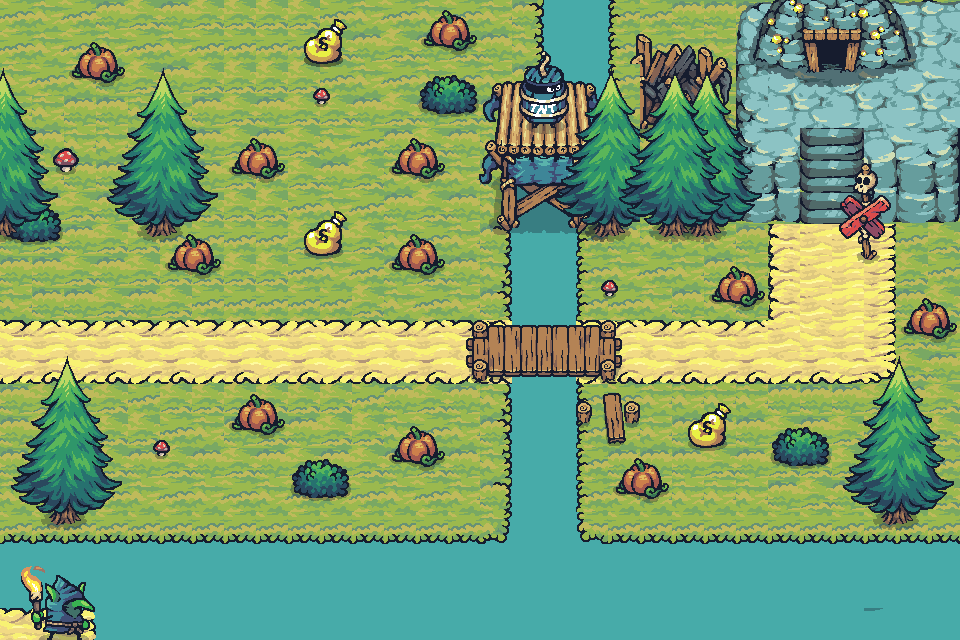

A 2D game scene composited from a Tiled map and its tileset images. What follows is a short description and the map's XML, with each tile layer's data collapsed to a summary:
An orthogonal 30x20 tile map with 32x32 px tiles, 7 tile layers (water, grass, onemore, bridge, ...), 18 tilesets and 51 objects (Start, end, speed).

<map version="1.0" orientation="orthogonal" renderorder="right-down" width="30" height="20" tilewidth="32" tileheight="32" nextobjectid="109">
 <tileset firstgid="1" name="Tilemap_Flat" tilewidth="32" tileheight="32" tilecount="160">
  <image source="Tiny Swords/Tiny Swords (Update 010)/Terrain/Ground/Tilemap_Flat.png" width="640" height="256" />
  <tile id="20">
   <objectgroup draworder="index">
    <object id="0" x="7" y="0">
     <polygon points="0,0 0.333333,30.3333 22.6667,30.6667 24.6667,0.666667" />
    </object>
   </objectgroup>
  </tile>
  <tile id="25">
   <objectgroup draworder="index">
    <object id="0" x="23" y="-0.666667">
     <polygon points="0,0 -1,31.3333 -24,33 -22.6667,1.33333" />
    </object>
   </objectgroup>
  </tile>
  <tile id="27">
   <objectgroup draworder="index">
    <object id="0" x="0.333333" y="0.333333">
     <polygon points="0,0 26.6667,0.333333 26.3333,31 -0.666667,31.3333" />
    </object>
   </objectgroup>
  </tile>
  <tile id="45">
   <objectgroup draworder="index">
    <object id="0" x="22.3333" y="1">
     <polygon points="0,0 -0.666667,29 -21.3333,29.3333 -22.6667,0" />
    </object>
   </objectgroup>
  </tile>
  <tile id="47">
   <objectgroup draworder="index">
    <object id="0" x="26.3333" y="-1">
     <polygon points="0,0 -0.333333,31.3333 -27,32 -28,1.66667" />
    </object>
   </objectgroup>
  </tile>
  <tile id="65">
   <objectgroup draworder="index">
    <object id="0" x="23.6667" y="1.33333">
     <polygon points="0,0 -1,29.3333 -23,31 -24,-1.66667" />
    </object>
   </objectgroup>
  </tile>
  <tile id="67">
   <objectgroup draworder="index">
    <object id="0" x="23.3333" y="0.666667">
     <polygon points="0,0 2.33333,30.3333 -25.6667,32 -24,-1" />
    </object>
   </objectgroup>
  </tile>
  <tile id="85">
   <objectgroup draworder="index">
    <object id="0" x="23.3333" y="0.333333">
     <polygon points="0,0 -0.333333,30.3333 -24,30.3333 -23,2" />
    </object>
   </objectgroup>
  </tile>
  <tile id="87">
   <objectgroup draworder="index">
    <object id="0" x="25.3333" y="-0.666667">
     <polygon points="0,0 0.666667,30.3333 -25.3333,32.3333 -25.3333,0.666667" />
    </object>
   </objectgroup>
  </tile>
  <tile id="104">
   <objectgroup draworder="index">
    <object id="0" x="30" y="21.6667">
     <polygon points="0,0 -29.6667,0 -29.6667,-21 0,-22" />
    </object>
   </objectgroup>
  </tile>
  <tile id="105">
   <objectgroup draworder="index">
    <object id="0" x="22.6667" y="0.666667">
     <polygon points="0,0 -1,15.3333 -23.3333,18 -21.3333,-1" />
    </object>
   </objectgroup>
  </tile>
  <tile id="107">
   <objectgroup draworder="index">
    <object id="0" x="24" y="0.666667">
     <polygon points="0,0 -0.666667,20 -24.6667,21.3333 -25,-0.333333" />
    </object>
   </objectgroup>
  </tile>
 </tileset>
 <tileset firstgid="161" name="Tilemap_Elevation" tilewidth="32" tileheight="32" tilecount="128">
  <image source="Tiny Swords/Tiny Swords (Update 010)/Terrain/Ground/Tilemap_Elevation.png" width="256" height="512" />
  <tile id="0">
   <objectgroup draworder="index">
    <object id="0" x="6" y="29.3333">
     <polygon points="0,0 7,-13.6667 16,-20.3333 24.3333,-24 24.3333,0.333333" />
    </object>
   </objectgroup>
   <animation>
    <frame tileid="17" duration="100" />
   </animation>
  </tile>
  <tile id="1">
   <objectgroup draworder="index">
    <object id="0" x="1" y="6.66667">
     <polygon points="0,0 27.6667,-0.666667 28.6667,24 -0.666667,24.3333" />
    </object>
   </objectgroup>
  </tile>
  <tile id="2">
   <objectgroup draworder="index">
    <object id="0" x="2" y="3.66667">
     <polygon points="0,0 -0.666667,27.3333 27.6667,26.3333 27.6667,2.33333" />
    </object>
   </objectgroup>
  </tile>
  <tile id="8">
   <objectgroup draworder="index">
    <object id="0" x="3.66667" y="1.33333">
     <polygon points="0,0 -1.33333,27.6667 25.6667,28 27,2" />
    </object>
   </objectgroup>
  </tile>
  <tile id="24">
   <objectgroup draworder="index">
    <object id="0" x="2.66667" y="2">
     <polygon points="0,0 0.333333,26 27.3333,27.6667 28,-2.33333" />
    </object>
   </objectgroup>
  </tile>
  <tile id="32">
   <objectgroup draworder="index">
    <object id="0" x="2.33333" y="1">
     <polygon points="0,0 -0.333333,28.6667 27.3333,30 26.3333,0.666667" />
    </object>
   </objectgroup>
  </tile>
  <tile id="40">
   <objectgroup draworder="index">
    <object id="0" x="5" y="-0.333333">
     <polygon points="0,0 0.666667,29.6667 25.3333,32 26.3333,1.33333" />
    </object>
   </objectgroup>
  </tile>
  <tile id="77">
   <objectgroup draworder="index">
    <object id="0" x="25" y="1.33333">
     <polygon points="0,0 -1.33333,24.6667 -24.6667,27 -24.3333,-1" />
    </object>
   </objectgroup>
  </tile>
  <tile id="85">
   <objectgroup draworder="index">
    <object id="0" x="26.3333" y="0.333333">
     <polygon points="0,0 -0.666667,29.6667 -25,30.3333 -27,2" />
    </object>
   </objectgroup>
  </tile>
  <tile id="88">
   <objectgroup draworder="index">
    <object id="0" x="5.66667" y="0">
     <polygon points="0,0 0,23.6667 13,30 24.6667,26.3333 24.6667,0.666667" />
    </object>
   </objectgroup>
  </tile>
  <tile id="89">
   <objectgroup draworder="index">
    <object id="0" x="2.66667" y="0.333333">
     <polygon points="0,0 -0.333333,26 26.6667,27 27.3333,0" />
    </object>
   </objectgroup>
  </tile>
  <tile id="90">
   <objectgroup draworder="index">
    <object id="0" x="3.33333" y="0.333333">
     <polygon points="0,0 0,27.6667 27,28.6667 27,0.333333" />
    </object>
   </objectgroup>
  </tile>
  <tile id="91">
   <objectgroup draworder="index">
    <object id="0" x="2.33333" y="0">
     <polygon points="0,0 -0.333333,29.3333 27.6667,28.6667 27.3333,0.666667" />
    </object>
   </objectgroup>
  </tile>
  <tile id="92">
   <objectgroup draworder="index">
    <object id="0" x="3.33333" y="2">
     <polygon points="0,0 -1,27.3333 25.6667,27 26.6667,0" />
    </object>
   </objectgroup>
  </tile>
  <tile id="93">
   <objectgroup draworder="index">
    <object id="0" x="0.666667" y="2">
     <polygon points="0,0 1,23.3333 24,24.6667 29,-1" />
    </object>
   </objectgroup>
  </tile>
 </tileset>
 <tileset firstgid="289" name="Shadows" tilewidth="32" tileheight="32" tilecount="36">
  <image source="Tiny Swords/Tiny Swords (Update 010)/Terrain/Ground/Shadows.png" width="192" height="192" />
 </tileset>
 <tileset firstgid="325" name="Water" tilewidth="32" tileheight="32" tilecount="4">
  <image source="Tiny Swords/Tiny Swords (Update 010)/Terrain/Water/Water.png" width="64" height="64" />
 </tileset>
 <tileset firstgid="329" name="Fire" tilewidth="32" tileheight="32" tilecount="112">
  <image source="../Tiny Swords/Tiny Swords (Update 010)/Effects/Fire/Fire.png" width="896" height="128" />
 </tileset>
 <tileset firstgid="441" name="Bridge_All" tilewidth="32" tileheight="32" tilecount="48">
  <image source="../Tiny Swords/Tiny Swords (Update 010)/Terrain/Bridge/Bridge_All.png" width="192" height="256" />
 </tileset>
 <tileset firstgid="489" name="01" tilewidth="32" tileheight="32" tilecount="4">
  <image source="../Tiny Swords/Tiny Swords (Update 010)/Deco/01.png" width="64" height="64" />
 </tileset>
 <tileset firstgid="493" name="02" tilewidth="32" tileheight="32" tilecount="4">
  <image source="../Tiny Swords/Tiny Swords (Update 010)/Deco/02.png" width="64" height="64" />
 </tileset>
 <tileset firstgid="497" name="16" tilewidth="32" tileheight="32" tilecount="8">
  <image source="../Tiny Swords/Tiny Swords (Update 010)/Deco/16.png" width="64" height="128" />
 </tileset>
 <tileset firstgid="505" name="09" tilewidth="32" tileheight="32" tilecount="4">
  <image source="../Tiny Swords/Tiny Swords (Update 010)/Deco/09.png" width="64" height="64" />
 </tileset>
 <tileset firstgid="509" name="Tree" tilewidth="32" tileheight="32" tilecount="432">
  <image source="../Tiny Swords/Tiny Swords (Update 010)/Resources/Trees/Tree.png" width="768" height="576" />
 </tileset>
 <tileset firstgid="941" name="G_Idle" tilewidth="32" tileheight="32" tilecount="16">
  <image source="../Tiny Swords/Tiny Swords (Update 010)/Resources/Resources/G_Idle.png" width="128" height="128" />
 </tileset>
 <tileset firstgid="957" name="test" tilewidth="192" tileheight="128" tilecount="3">
  <tile id="0">
   <image width="128" height="128" source="../Tiny Swords/Tiny Swords (Update 010)/Resources/Resources/G_Idle.png" />
  </tile>
  <tile id="1">
   <image width="192" height="128" source="../Tiny Swords/Tiny Swords (Update 010)/Resources/Gold Mine/GoldMine_Inactive.png" />
  </tile>
  <tile id="2">
   <image width="64" height="64" source="../Tiny Swords/Tiny Swords (Update 010)/Deco/13.png" />
  </tile>
 </tileset>
 <tileset firstgid="960" name="Wood_Tower_Destroyed" tilewidth="32" tileheight="32" tilecount="48">
  <image source="../Tiny Swords/Tiny Swords (Update 010)/Factions/Goblins/Buildings/Wood_Tower/Wood_Tower_Destroyed.png" width="256" height="192" />
 </tileset>
 <tileset firstgid="1008" name="Wood_Tower_Blue" tilewidth="32" tileheight="32" tilecount="192">
  <image source="../Tiny Swords/Tiny Swords (Update 010)/Factions/Goblins/Buildings/Wood_Tower/Wood_Tower_Blue.png" width="1024" height="192" />
 </tileset>
 <tileset firstgid="1200" name="TNT_Blue" tilewidth="32" tileheight="32" tilecount="756">
  <image source="../Tiny Swords/Tiny Swords (Update 010)/Factions/Goblins/Troops/TNT/Blue/TNT_Blue.png" width="1344" height="576" />
 </tileset>
 <tileset firstgid="1956" name="Barrel_Blue" tilewidth="32" tileheight="32" tilecount="576">
  <image source="../Tiny Swords/Tiny Swords (Update 010)/Factions/Goblins/Troops/Barrel/Blue/Barrel_Blue.png" width="768" height="768" />
 </tileset>
 <tileset firstgid="2532" name="Torch_Blue" tilewidth="32" tileheight="32" tilecount="1260">
  <image source="../Tiny Swords/Tiny Swords (Update 010)/Factions/Goblins/Troops/Torch/Blue/Torch_Blue.png" width="1344" height="960" />
 </tileset>
 <layer name="water" width="30" height="20">
  <data>[600 cells, 600 non-empty, 5 distinct tile ids]</data>
 </layer>
 <layer name="grass" width="30" height="20">
  <data>[600 cells, 479 non-empty, 29 distinct tile ids]</data>
 </layer>
 <layer name="onemore" width="30" height="20">
  <data>[600 cells, 171 non-empty, 104 distinct tile ids]</data>
 </layer>
 <objectgroup name="collisions">
  <object id="39" x="524" y="391" width="40" height="136" />
  <object id="40" x="7" y="551" width="945" height="85" />
  <object id="41" x="529" y="143" width="28" height="139" />
  <object id="43" x="559" y="1" width="21" height="110" />
  <object id="45" gid="217" x="737" y="223" width="32" height="32" />
  <object id="60" x="66.6667" y="504" height="1.33333" />
  <object id="61" x="62.6667" y="512" width="4" />
  <object id="62" x="64" y="512" />
  <object id="63" x="64" y="512" />
  <object id="64" x="69.3333" y="513.333" />
  <object id="66" x="888" y="494.667" width="13.3333" height="29.3333" />
  <object id="67" x="601.333" y="210.667" width="121.333" height="2.66667" />
  <object id="69" x="920" y="214.667" width="26.6667" height="4" />
  <object id="71" x="10.6667" y="224" height="2.66667">
   <ellipse />
  </object>
  <object id="73" x="618.667" y="5.33333" width="101.333" height="153.333" />
  <object id="74" x="758.667" y="210.667" width="18.6667" height="1.33333" />
  <object id="75" x="4" y="-28" width="953.333" height="16" />
  <object id="76" x="968" y="-4" width="20" height="546.667" />
  <object id="77" x="-38.6667" y="-6.66667" width="22.6667" height="544" />
  <object id="84" x="150.667" y="225.333" width="12" height="6.66667" />
  <object id="85" x="4" y="216" width="10.6667" height="14.6667" />
 </objectgroup>
 <objectgroup name="stvari" />
 <layer name="bridge" width="30" height="20">
  <data>[600 cells, 170 non-empty, 60 distinct tile ids]</data>
 </layer>
 <layer name="zadaj" width="30" height="20">
  <data>[600 cells, 54 non-empty, 33 distinct tile ids]</data>
 </layer>
 <objectgroup name="start">
  <object id="88" name="Start" x="10.6667" y="328" width="30.6667" height="50.6667" />
 </objectgroup>
 <layer name="pickup" width="30" height="20">
  <data>[600 cells, 4 non-empty, 2 distinct tile ids]</data>
 </layer>
 <layer name="pickup_damage" width="30" height="20">
  <data>[600 cells, 11 non-empty, 1 distinct tile ids]</data>
 </layer>
 <objectgroup name="end">
  <object id="107" name="end" x="817.333" y="9.33333" width="20" height="22.6667" />
 </objectgroup>
 <objectgroup name="bridgee">
  <object id="108" name="speed" x="480" y="330.667" width="116" height="25.3333" />
 </objectgroup>
</map>
